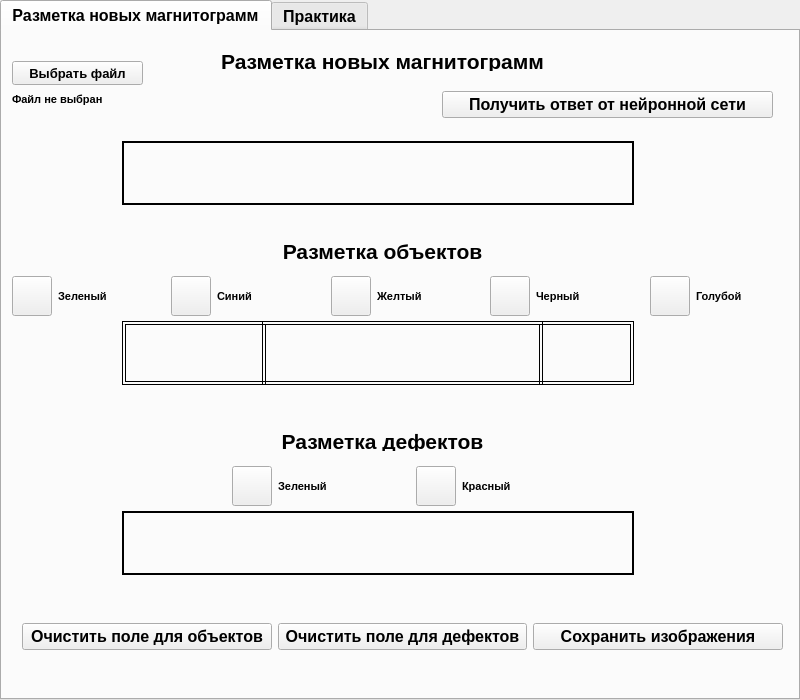
<?xml version="1.0" encoding="UTF-8"?>
<ui version="4.0">
 <class>MainWindow</class>
 <widget class="QMainWindow" name="MainWindow">
  <property name="geometry">
   <rect>
    <x>0</x>
    <y>0</y>
    <width>800</width>
    <height>700</height>
   </rect>
  </property>
  <property name="minimumSize">
   <size>
    <width>800</width>
    <height>700</height>
   </size>
  </property>
  <property name="maximumSize">
   <size>
    <width>800</width>
    <height>700</height>
   </size>
  </property>
  <property name="windowTitle">
   <string>MainWindow</string>
  </property>
  <widget class="QWidget" name="centralwidget">
   <widget class="QTabWidget" name="tabWidget">
    <property name="enabled">
     <bool>true</bool>
    </property>
    <property name="geometry">
     <rect>
      <x>0</x>
      <y>0</y>
      <width>800</width>
      <height>700</height>
     </rect>
    </property>
    <property name="minimumSize">
     <size>
      <width>800</width>
      <height>700</height>
     </size>
    </property>
    <property name="maximumSize">
     <size>
      <width>800</width>
      <height>700</height>
     </size>
    </property>
    <property name="font">
     <font>
      <family>Arial</family>
      <pointsize>12</pointsize>
      <weight>75</weight>
      <bold>true</bold>
     </font>
    </property>
    <property name="currentIndex">
     <number>0</number>
    </property>
    <widget class="QWidget" name="tab">
     <attribute name="title">
      <string>Разметка новых магнитограмм</string>
     </attribute>
     <widget class="QLabel" name="label">
      <property name="geometry">
       <rect>
        <x>160</x>
        <y>20</y>
        <width>441</width>
        <height>20</height>
       </rect>
      </property>
      <property name="font">
       <font>
        <pointsize>16</pointsize>
       </font>
      </property>
      <property name="text">
       <string>Разметка новых магнитограмм</string>
      </property>
      <property name="alignment">
       <set>Qt::AlignCenter</set>
      </property>
     </widget>
     <widget class="QPushButton" name="pushButton_30">
      <property name="geometry">
       <rect>
        <x>10</x>
        <y>30</y>
        <width>131</width>
        <height>24</height>
       </rect>
      </property>
      <property name="font">
       <font>
        <family>Arial</family>
        <pointsize>10</pointsize>
        <weight>75</weight>
        <bold>true</bold>
       </font>
      </property>
      <property name="text">
       <string>Выбрать файл</string>
      </property>
     </widget>
     <widget class="QLabel" name="label_82">
      <property name="geometry">
       <rect>
        <x>10</x>
        <y>60</y>
        <width>211</width>
        <height>16</height>
       </rect>
      </property>
      <property name="font">
       <font>
        <family>Arial</family>
        <pointsize>8</pointsize>
        <weight>75</weight>
        <bold>true</bold>
       </font>
      </property>
      <property name="text">
       <string>Файл не выбран</string>
      </property>
     </widget>
     <widget class="QLabel" name="canvas">
      <property name="geometry">
       <rect>
        <x>120</x>
        <y>110</y>
        <width>512</width>
        <height>64</height>
       </rect>
      </property>
      <property name="sizePolicy">
       <sizepolicy hsizetype="MinimumExpanding" vsizetype="MinimumExpanding">
        <horstretch>0</horstretch>
        <verstretch>0</verstretch>
       </sizepolicy>
      </property>
      <property name="frameShape">
       <enum>QFrame::Box</enum>
      </property>
      <property name="lineWidth">
       <number>2</number>
      </property>
      <property name="text">
       <string/>
      </property>
     </widget>
     <widget class="QWidget" name="horizontalLayoutWidget">
      <property name="geometry">
       <rect>
        <x>10</x>
        <y>240</y>
        <width>791</width>
        <height>51</height>
       </rect>
      </property>
      <layout class="QHBoxLayout" name="horizontalLayout">
       <item>
        <widget class="QPushButton" name="colorButton_3">
         <property name="sizePolicy">
          <sizepolicy hsizetype="Fixed" vsizetype="Fixed">
           <horstretch>0</horstretch>
           <verstretch>0</verstretch>
          </sizepolicy>
         </property>
         <property name="minimumSize">
          <size>
           <width>20</width>
           <height>20</height>
          </size>
         </property>
         <property name="maximumSize">
          <size>
           <width>40</width>
           <height>40</height>
          </size>
         </property>
         <property name="styleSheet">
          <string notr="true"/>
         </property>
         <property name="text">
          <string/>
         </property>
        </widget>
       </item>
       <item>
        <widget class="QLabel" name="label_85">
         <property name="font">
          <font>
           <family>Arial</family>
           <pointsize>8</pointsize>
           <weight>75</weight>
           <bold>true</bold>
          </font>
         </property>
         <property name="text">
          <string>Зеленый</string>
         </property>
        </widget>
       </item>
       <item>
        <widget class="QPushButton" name="colorButton_2">
         <property name="sizePolicy">
          <sizepolicy hsizetype="Fixed" vsizetype="Fixed">
           <horstretch>0</horstretch>
           <verstretch>0</verstretch>
          </sizepolicy>
         </property>
         <property name="minimumSize">
          <size>
           <width>20</width>
           <height>20</height>
          </size>
         </property>
         <property name="maximumSize">
          <size>
           <width>40</width>
           <height>40</height>
          </size>
         </property>
         <property name="styleSheet">
          <string notr="true"/>
         </property>
         <property name="text">
          <string/>
         </property>
        </widget>
       </item>
       <item>
        <widget class="QLabel" name="label_84">
         <property name="font">
          <font>
           <family>Arial</family>
           <pointsize>8</pointsize>
           <weight>75</weight>
           <bold>true</bold>
          </font>
         </property>
         <property name="text">
          <string>Синий</string>
         </property>
        </widget>
       </item>
       <item>
        <widget class="QPushButton" name="colorButton_1">
         <property name="sizePolicy">
          <sizepolicy hsizetype="Fixed" vsizetype="Fixed">
           <horstretch>0</horstretch>
           <verstretch>0</verstretch>
          </sizepolicy>
         </property>
         <property name="minimumSize">
          <size>
           <width>20</width>
           <height>20</height>
          </size>
         </property>
         <property name="maximumSize">
          <size>
           <width>40</width>
           <height>40</height>
          </size>
         </property>
         <property name="styleSheet">
          <string notr="true"/>
         </property>
         <property name="text">
          <string/>
         </property>
        </widget>
       </item>
       <item>
        <widget class="QLabel" name="label_83">
         <property name="font">
          <font>
           <family>Arial</family>
           <pointsize>8</pointsize>
           <weight>75</weight>
           <bold>true</bold>
          </font>
         </property>
         <property name="text">
          <string>Желтый</string>
         </property>
        </widget>
       </item>
       <item>
        <widget class="QPushButton" name="colorButton_4">
         <property name="sizePolicy">
          <sizepolicy hsizetype="Fixed" vsizetype="Fixed">
           <horstretch>0</horstretch>
           <verstretch>0</verstretch>
          </sizepolicy>
         </property>
         <property name="minimumSize">
          <size>
           <width>20</width>
           <height>20</height>
          </size>
         </property>
         <property name="maximumSize">
          <size>
           <width>40</width>
           <height>40</height>
          </size>
         </property>
         <property name="styleSheet">
          <string notr="true"/>
         </property>
         <property name="text">
          <string/>
         </property>
        </widget>
       </item>
       <item>
        <widget class="QLabel" name="label_86">
         <property name="font">
          <font>
           <family>Arial</family>
           <pointsize>8</pointsize>
           <weight>75</weight>
           <bold>true</bold>
          </font>
         </property>
         <property name="text">
          <string>Черный</string>
         </property>
        </widget>
       </item>
       <item>
        <widget class="QPushButton" name="colorButton_5">
         <property name="sizePolicy">
          <sizepolicy hsizetype="Fixed" vsizetype="Fixed">
           <horstretch>0</horstretch>
           <verstretch>0</verstretch>
          </sizepolicy>
         </property>
         <property name="minimumSize">
          <size>
           <width>20</width>
           <height>20</height>
          </size>
         </property>
         <property name="maximumSize">
          <size>
           <width>40</width>
           <height>40</height>
          </size>
         </property>
         <property name="styleSheet">
          <string notr="true"/>
         </property>
         <property name="text">
          <string/>
         </property>
        </widget>
       </item>
       <item>
        <widget class="QLabel" name="label_87">
         <property name="font">
          <font>
           <family>Arial</family>
           <pointsize>8</pointsize>
           <weight>75</weight>
           <bold>true</bold>
          </font>
         </property>
         <property name="text">
          <string>Голубой</string>
         </property>
        </widget>
       </item>
      </layout>
     </widget>
     <widget class="QWidget" name="horizontalLayoutWidget_2">
      <property name="geometry">
       <rect>
        <x>230</x>
        <y>430</y>
        <width>361</width>
        <height>51</height>
       </rect>
      </property>
      <layout class="QHBoxLayout" name="horizontalLayout_2">
       <item>
        <widget class="QPushButton" name="colorButton_6">
         <property name="sizePolicy">
          <sizepolicy hsizetype="Fixed" vsizetype="Fixed">
           <horstretch>0</horstretch>
           <verstretch>0</verstretch>
          </sizepolicy>
         </property>
         <property name="minimumSize">
          <size>
           <width>20</width>
           <height>20</height>
          </size>
         </property>
         <property name="maximumSize">
          <size>
           <width>40</width>
           <height>40</height>
          </size>
         </property>
         <property name="styleSheet">
          <string notr="true"/>
         </property>
         <property name="text">
          <string/>
         </property>
        </widget>
       </item>
       <item>
        <widget class="QLabel" name="label_88">
         <property name="font">
          <font>
           <family>Arial</family>
           <pointsize>8</pointsize>
           <weight>75</weight>
           <bold>true</bold>
          </font>
         </property>
         <property name="text">
          <string>Зеленый</string>
         </property>
        </widget>
       </item>
       <item>
        <widget class="QPushButton" name="colorButton_7">
         <property name="sizePolicy">
          <sizepolicy hsizetype="Fixed" vsizetype="Fixed">
           <horstretch>0</horstretch>
           <verstretch>0</verstretch>
          </sizepolicy>
         </property>
         <property name="minimumSize">
          <size>
           <width>20</width>
           <height>20</height>
          </size>
         </property>
         <property name="maximumSize">
          <size>
           <width>40</width>
           <height>40</height>
          </size>
         </property>
         <property name="styleSheet">
          <string notr="true"/>
         </property>
         <property name="text">
          <string/>
         </property>
        </widget>
       </item>
       <item>
        <widget class="QLabel" name="label_89">
         <property name="font">
          <font>
           <family>Arial</family>
           <pointsize>8</pointsize>
           <weight>75</weight>
           <bold>true</bold>
          </font>
         </property>
         <property name="text">
          <string>Красный</string>
         </property>
        </widget>
       </item>
      </layout>
     </widget>
     <widget class="QLabel" name="canvas_3">
      <property name="geometry">
       <rect>
        <x>120</x>
        <y>480</y>
        <width>512</width>
        <height>64</height>
       </rect>
      </property>
      <property name="sizePolicy">
       <sizepolicy hsizetype="MinimumExpanding" vsizetype="MinimumExpanding">
        <horstretch>0</horstretch>
        <verstretch>0</verstretch>
       </sizepolicy>
      </property>
      <property name="frameShape">
       <enum>QFrame::Box</enum>
      </property>
      <property name="lineWidth">
       <number>2</number>
      </property>
      <property name="text">
       <string/>
      </property>
     </widget>
     <widget class="QWidget" name="horizontalLayoutWidget_3">
      <property name="geometry">
       <rect>
        <x>20</x>
        <y>570</y>
        <width>761</width>
        <height>71</height>
       </rect>
      </property>
      <layout class="QHBoxLayout" name="horizontalLayout_3">
       <property name="sizeConstraint">
        <enum>QLayout::SetDefaultConstraint</enum>
       </property>
       <item>
        <widget class="QPushButton" name="pushButton">
         <property name="maximumSize">
          <size>
           <width>16777215</width>
           <height>27</height>
          </size>
         </property>
         <property name="text">
          <string>Очистить поле для объектов</string>
         </property>
        </widget>
       </item>
       <item>
        <widget class="QPushButton" name="pushButton_2">
         <property name="text">
          <string>Очистить поле для дефектов</string>
         </property>
        </widget>
       </item>
       <item>
        <widget class="QPushButton" name="pushButton_3">
         <property name="text">
          <string>Сохранить изображения</string>
         </property>
        </widget>
       </item>
      </layout>
     </widget>
     <widget class="QLabel" name="label_3">
      <property name="geometry">
       <rect>
        <x>160</x>
        <y>210</y>
        <width>441</width>
        <height>20</height>
       </rect>
      </property>
      <property name="font">
       <font>
        <pointsize>16</pointsize>
       </font>
      </property>
      <property name="text">
       <string>Разметка объектов</string>
      </property>
      <property name="alignment">
       <set>Qt::AlignCenter</set>
      </property>
     </widget>
     <widget class="QLabel" name="label_4">
      <property name="geometry">
       <rect>
        <x>160</x>
        <y>400</y>
        <width>441</width>
        <height>20</height>
       </rect>
      </property>
      <property name="font">
       <font>
        <pointsize>16</pointsize>
       </font>
      </property>
      <property name="text">
       <string>Разметка дефектов</string>
      </property>
      <property name="alignment">
       <set>Qt::AlignCenter</set>
      </property>
     </widget>
     <widget class="QPushButton" name="pushButton_4">
      <property name="geometry">
       <rect>
        <x>440</x>
        <y>60</y>
        <width>331</width>
        <height>27</height>
       </rect>
      </property>
      <property name="text">
       <string>Получить ответ от нейронной сети</string>
      </property>
     </widget>
     <widget class="QWidget" name="widget" native="true">
      <property name="geometry">
       <rect>
        <x>120</x>
        <y>290</y>
        <width>512</width>
        <height>64</height>
       </rect>
      </property>
      <property name="styleSheet">
       <string notr="true">border: 4px double black;</string>
      </property>
      <widget class="QWidget" name="gridLayoutWidget">
       <property name="geometry">
        <rect>
         <x>140</x>
         <y>0</y>
         <width>281</width>
         <height>141</height>
        </rect>
       </property>
       <layout class="QGridLayout" name="gridLayout"/>
      </widget>
     </widget>
    </widget>
    <widget class="QWidget" name="tab_2">
     <property name="enabled">
      <bool>true</bool>
     </property>
     <attribute name="title">
      <string>Практика</string>
     </attribute>
     <widget class="QLabel" name="label_2">
      <property name="geometry">
       <rect>
        <x>160</x>
        <y>20</y>
        <width>441</width>
        <height>20</height>
       </rect>
      </property>
      <property name="font">
       <font>
        <pointsize>16</pointsize>
       </font>
      </property>
      <property name="text">
       <string>Практика</string>
      </property>
      <property name="alignment">
       <set>Qt::AlignCenter</set>
      </property>
     </widget>
     <widget class="QPushButton" name="pushButton_31">
      <property name="geometry">
       <rect>
        <x>10</x>
        <y>30</y>
        <width>141</width>
        <height>24</height>
       </rect>
      </property>
      <property name="font">
       <font>
        <family>Arial</family>
        <pointsize>10</pointsize>
        <weight>75</weight>
        <bold>true</bold>
       </font>
      </property>
      <property name="text">
       <string>Выбрать задание</string>
      </property>
     </widget>
     <widget class="QLabel" name="label_90">
      <property name="geometry">
       <rect>
        <x>10</x>
        <y>60</y>
        <width>211</width>
        <height>16</height>
       </rect>
      </property>
      <property name="font">
       <font>
        <family>Arial</family>
        <pointsize>8</pointsize>
        <weight>75</weight>
        <bold>true</bold>
       </font>
      </property>
      <property name="text">
       <string>Файл не выбран</string>
      </property>
     </widget>
     <widget class="QLabel" name="canvas_4">
      <property name="geometry">
       <rect>
        <x>120</x>
        <y>290</y>
        <width>512</width>
        <height>64</height>
       </rect>
      </property>
      <property name="sizePolicy">
       <sizepolicy hsizetype="MinimumExpanding" vsizetype="MinimumExpanding">
        <horstretch>0</horstretch>
        <verstretch>0</verstretch>
       </sizepolicy>
      </property>
      <property name="frameShape">
       <enum>QFrame::Box</enum>
      </property>
      <property name="lineWidth">
       <number>2</number>
      </property>
      <property name="text">
       <string/>
      </property>
     </widget>
     <widget class="QLabel" name="label_5">
      <property name="geometry">
       <rect>
        <x>160</x>
        <y>210</y>
        <width>441</width>
        <height>20</height>
       </rect>
      </property>
      <property name="font">
       <font>
        <pointsize>16</pointsize>
       </font>
      </property>
      <property name="text">
       <string>Разметка объектов</string>
      </property>
      <property name="alignment">
       <set>Qt::AlignCenter</set>
      </property>
     </widget>
     <widget class="QWidget" name="horizontalLayoutWidget_4">
      <property name="geometry">
       <rect>
        <x>20</x>
        <y>570</y>
        <width>761</width>
        <height>71</height>
       </rect>
      </property>
      <layout class="QHBoxLayout" name="horizontalLayout_7">
       <property name="sizeConstraint">
        <enum>QLayout::SetDefaultConstraint</enum>
       </property>
       <item>
        <widget class="QPushButton" name="pushButton_8">
         <property name="maximumSize">
          <size>
           <width>16777215</width>
           <height>27</height>
          </size>
         </property>
         <property name="text">
          <string>Очистить поле для объектов</string>
         </property>
        </widget>
       </item>
       <item>
        <widget class="QPushButton" name="pushButton_9">
         <property name="text">
          <string>Очистить поле для дефектов</string>
         </property>
        </widget>
       </item>
       <item>
        <widget class="QPushButton" name="pushButton_10">
         <property name="text">
          <string>Проверить результат</string>
         </property>
        </widget>
       </item>
      </layout>
     </widget>
     <widget class="QLabel" name="canvas_5">
      <property name="geometry">
       <rect>
        <x>120</x>
        <y>480</y>
        <width>512</width>
        <height>64</height>
       </rect>
      </property>
      <property name="sizePolicy">
       <sizepolicy hsizetype="MinimumExpanding" vsizetype="MinimumExpanding">
        <horstretch>0</horstretch>
        <verstretch>0</verstretch>
       </sizepolicy>
      </property>
      <property name="frameShape">
       <enum>QFrame::Box</enum>
      </property>
      <property name="lineWidth">
       <number>2</number>
      </property>
      <property name="text">
       <string/>
      </property>
     </widget>
     <widget class="QPushButton" name="pushButton_11">
      <property name="geometry">
       <rect>
        <x>440</x>
        <y>60</y>
        <width>331</width>
        <height>27</height>
       </rect>
      </property>
      <property name="text">
       <string>Получить ответ от нейронной сети</string>
      </property>
     </widget>
     <widget class="QLabel" name="canvas_6">
      <property name="geometry">
       <rect>
        <x>120</x>
        <y>110</y>
        <width>512</width>
        <height>64</height>
       </rect>
      </property>
      <property name="sizePolicy">
       <sizepolicy hsizetype="MinimumExpanding" vsizetype="MinimumExpanding">
        <horstretch>0</horstretch>
        <verstretch>0</verstretch>
       </sizepolicy>
      </property>
      <property name="frameShape">
       <enum>QFrame::Box</enum>
      </property>
      <property name="lineWidth">
       <number>2</number>
      </property>
      <property name="text">
       <string/>
      </property>
     </widget>
     <widget class="QWidget" name="horizontalLayoutWidget_5">
      <property name="geometry">
       <rect>
        <x>10</x>
        <y>240</y>
        <width>791</width>
        <height>51</height>
       </rect>
      </property>
      <layout class="QHBoxLayout" name="horizontalLayout_8">
       <item>
        <widget class="QPushButton" name="colorButton_15">
         <property name="sizePolicy">
          <sizepolicy hsizetype="Fixed" vsizetype="Fixed">
           <horstretch>0</horstretch>
           <verstretch>0</verstretch>
          </sizepolicy>
         </property>
         <property name="minimumSize">
          <size>
           <width>20</width>
           <height>20</height>
          </size>
         </property>
         <property name="maximumSize">
          <size>
           <width>40</width>
           <height>40</height>
          </size>
         </property>
         <property name="styleSheet">
          <string notr="true"/>
         </property>
         <property name="text">
          <string/>
         </property>
        </widget>
       </item>
       <item>
        <widget class="QLabel" name="label_98">
         <property name="font">
          <font>
           <family>Arial</family>
           <pointsize>8</pointsize>
           <weight>75</weight>
           <bold>true</bold>
          </font>
         </property>
         <property name="text">
          <string>Зеленый</string>
         </property>
        </widget>
       </item>
       <item>
        <widget class="QPushButton" name="colorButton_16">
         <property name="sizePolicy">
          <sizepolicy hsizetype="Fixed" vsizetype="Fixed">
           <horstretch>0</horstretch>
           <verstretch>0</verstretch>
          </sizepolicy>
         </property>
         <property name="minimumSize">
          <size>
           <width>20</width>
           <height>20</height>
          </size>
         </property>
         <property name="maximumSize">
          <size>
           <width>40</width>
           <height>40</height>
          </size>
         </property>
         <property name="styleSheet">
          <string notr="true"/>
         </property>
         <property name="text">
          <string/>
         </property>
        </widget>
       </item>
       <item>
        <widget class="QLabel" name="label_99">
         <property name="font">
          <font>
           <family>Arial</family>
           <pointsize>8</pointsize>
           <weight>75</weight>
           <bold>true</bold>
          </font>
         </property>
         <property name="text">
          <string>Синий</string>
         </property>
        </widget>
       </item>
       <item>
        <widget class="QPushButton" name="colorButton_17">
         <property name="sizePolicy">
          <sizepolicy hsizetype="Fixed" vsizetype="Fixed">
           <horstretch>0</horstretch>
           <verstretch>0</verstretch>
          </sizepolicy>
         </property>
         <property name="minimumSize">
          <size>
           <width>20</width>
           <height>20</height>
          </size>
         </property>
         <property name="maximumSize">
          <size>
           <width>40</width>
           <height>40</height>
          </size>
         </property>
         <property name="styleSheet">
          <string notr="true"/>
         </property>
         <property name="text">
          <string/>
         </property>
        </widget>
       </item>
       <item>
        <widget class="QLabel" name="label_100">
         <property name="font">
          <font>
           <family>Arial</family>
           <pointsize>8</pointsize>
           <weight>75</weight>
           <bold>true</bold>
          </font>
         </property>
         <property name="text">
          <string>Желтый</string>
         </property>
        </widget>
       </item>
       <item>
        <widget class="QPushButton" name="colorButton_18">
         <property name="sizePolicy">
          <sizepolicy hsizetype="Fixed" vsizetype="Fixed">
           <horstretch>0</horstretch>
           <verstretch>0</verstretch>
          </sizepolicy>
         </property>
         <property name="minimumSize">
          <size>
           <width>20</width>
           <height>20</height>
          </size>
         </property>
         <property name="maximumSize">
          <size>
           <width>40</width>
           <height>40</height>
          </size>
         </property>
         <property name="styleSheet">
          <string notr="true"/>
         </property>
         <property name="text">
          <string/>
         </property>
        </widget>
       </item>
       <item>
        <widget class="QLabel" name="label_101">
         <property name="font">
          <font>
           <family>Arial</family>
           <pointsize>8</pointsize>
           <weight>75</weight>
           <bold>true</bold>
          </font>
         </property>
         <property name="text">
          <string>Черный</string>
         </property>
        </widget>
       </item>
       <item>
        <widget class="QPushButton" name="colorButton_19">
         <property name="sizePolicy">
          <sizepolicy hsizetype="Fixed" vsizetype="Fixed">
           <horstretch>0</horstretch>
           <verstretch>0</verstretch>
          </sizepolicy>
         </property>
         <property name="minimumSize">
          <size>
           <width>20</width>
           <height>20</height>
          </size>
         </property>
         <property name="maximumSize">
          <size>
           <width>40</width>
           <height>40</height>
          </size>
         </property>
         <property name="styleSheet">
          <string notr="true"/>
         </property>
         <property name="text">
          <string/>
         </property>
        </widget>
       </item>
       <item>
        <widget class="QLabel" name="label_102">
         <property name="font">
          <font>
           <family>Arial</family>
           <pointsize>8</pointsize>
           <weight>75</weight>
           <bold>true</bold>
          </font>
         </property>
         <property name="text">
          <string>Голубой</string>
         </property>
        </widget>
       </item>
      </layout>
     </widget>
     <widget class="QWidget" name="horizontalLayoutWidget_6">
      <property name="geometry">
       <rect>
        <x>230</x>
        <y>430</y>
        <width>361</width>
        <height>51</height>
       </rect>
      </property>
      <layout class="QHBoxLayout" name="horizontalLayout_9">
       <item>
        <widget class="QPushButton" name="colorButton_20">
         <property name="sizePolicy">
          <sizepolicy hsizetype="Fixed" vsizetype="Fixed">
           <horstretch>0</horstretch>
           <verstretch>0</verstretch>
          </sizepolicy>
         </property>
         <property name="minimumSize">
          <size>
           <width>20</width>
           <height>20</height>
          </size>
         </property>
         <property name="maximumSize">
          <size>
           <width>40</width>
           <height>40</height>
          </size>
         </property>
         <property name="styleSheet">
          <string notr="true"/>
         </property>
         <property name="text">
          <string/>
         </property>
        </widget>
       </item>
       <item>
        <widget class="QLabel" name="label_103">
         <property name="font">
          <font>
           <family>Arial</family>
           <pointsize>8</pointsize>
           <weight>75</weight>
           <bold>true</bold>
          </font>
         </property>
         <property name="text">
          <string>Зеленый</string>
         </property>
        </widget>
       </item>
       <item>
        <widget class="QPushButton" name="colorButton_21">
         <property name="sizePolicy">
          <sizepolicy hsizetype="Fixed" vsizetype="Fixed">
           <horstretch>0</horstretch>
           <verstretch>0</verstretch>
          </sizepolicy>
         </property>
         <property name="minimumSize">
          <size>
           <width>20</width>
           <height>20</height>
          </size>
         </property>
         <property name="maximumSize">
          <size>
           <width>40</width>
           <height>40</height>
          </size>
         </property>
         <property name="styleSheet">
          <string notr="true"/>
         </property>
         <property name="text">
          <string/>
         </property>
        </widget>
       </item>
       <item>
        <widget class="QLabel" name="label_104">
         <property name="font">
          <font>
           <family>Arial</family>
           <pointsize>8</pointsize>
           <weight>75</weight>
           <bold>true</bold>
          </font>
         </property>
         <property name="text">
          <string>Красный</string>
         </property>
        </widget>
       </item>
      </layout>
     </widget>
     <widget class="QLabel" name="label_6">
      <property name="geometry">
       <rect>
        <x>160</x>
        <y>400</y>
        <width>441</width>
        <height>20</height>
       </rect>
      </property>
      <property name="font">
       <font>
        <pointsize>16</pointsize>
       </font>
      </property>
      <property name="text">
       <string>Разметка дефектов</string>
      </property>
      <property name="alignment">
       <set>Qt::AlignCenter</set>
      </property>
     </widget>
    </widget>
   </widget>
  </widget>
 </widget>
 <resources/>
 <connections/>
</ui>
